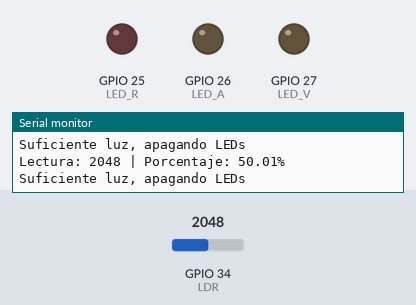
The sketch below on a simulated ESP32. Shown: output pins drawn as LEDs (lit = HIGH), the last lines printed to the serial monitor. The test bench sets the inputs (shaded band); at power-on: GPIO 34 (LDR) = 2048.

Above: at 1.8 s.
1.9 s: GPIO 34 (LDR) set to 1702
3.4 s: GPIO 34 (LDR) set to 1566
At 4.9 s:
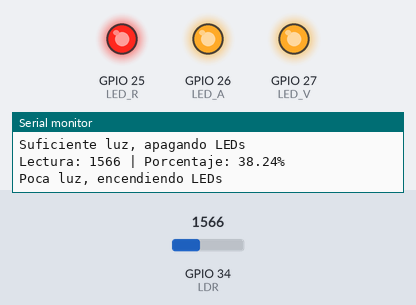
5.5 s: GPIO 34 (LDR) set to 2047
At 6.5 s:
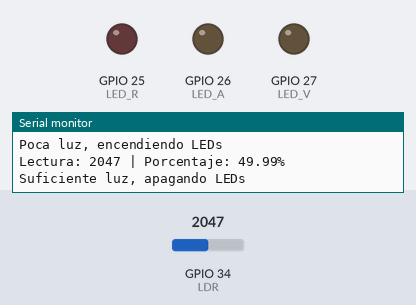
7.5 s: GPIO 34 (LDR) set to 1228
At 9.3 s:
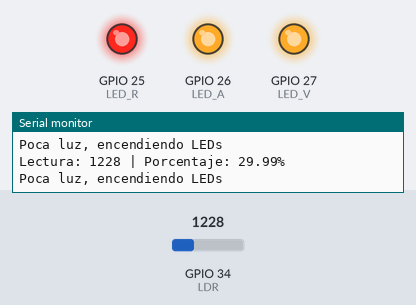
Timing chart, 0 to 10.5 s (numbered marks = the images above; inputs shaded):
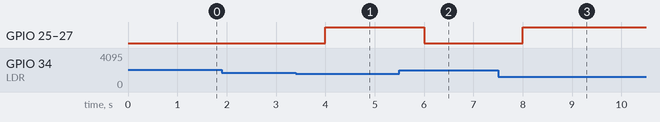

The sketch:

codigo_ldr_leds.ino
```cpp
int LDR = 34;

int LED_R = 25;
int LED_A = 26;
int LED_V = 27;

const float UMBRAL_LUZ = 40.0;

void setup() {
  pinMode(LED_R, OUTPUT);
  pinMode(LED_A, OUTPUT);
  pinMode(LED_V, OUTPUT);

  Serial.begin(115200);
}

void loop() {
  int lecturaBits = analogRead(LDR);
  float porcentaje_luz = (lecturaBits / 4095.0) * 100.0;

  Serial.print("Lectura: ");
  Serial.print(lecturaBits);
  Serial.print(" | Porcentaje: ");
  Serial.print(porcentaje_luz);
  Serial.println("%");

  if (porcentaje_luz < UMBRAL_LUZ) {
    digitalWrite(LED_R, HIGH);
    digitalWrite(LED_A, HIGH);
    digitalWrite(LED_V, HIGH);

    Serial.println("Poca luz, encendiendo LEDs");
  } else {
    digitalWrite(LED_R, LOW);
    digitalWrite(LED_A, LOW);
    digitalWrite(LED_V, LOW);

    Serial.println("Suficiente luz, apagando LEDs");
  }

  delay(1000);
}
```

Measured:
- the behaviour switches between 1638 and 1637 on GPIO 34 (LDR) (found by bisection; images 0 and 1)
- after the input at 3.4 s, GPIO 25 (LED_R), GPIO 26 (LED_A), GPIO 27 (LED_V): LOW → HIGH after 0.60 s
- after the input at 5.5 s, GPIO 25 (LED_R), GPIO 26 (LED_A), GPIO 27 (LED_V): HIGH → LOW after 0.50 s
- after the input at 7.5 s, GPIO 25 (LED_R), GPIO 26 (LED_A), GPIO 27 (LED_V): LOW → HIGH after 0.50 s
